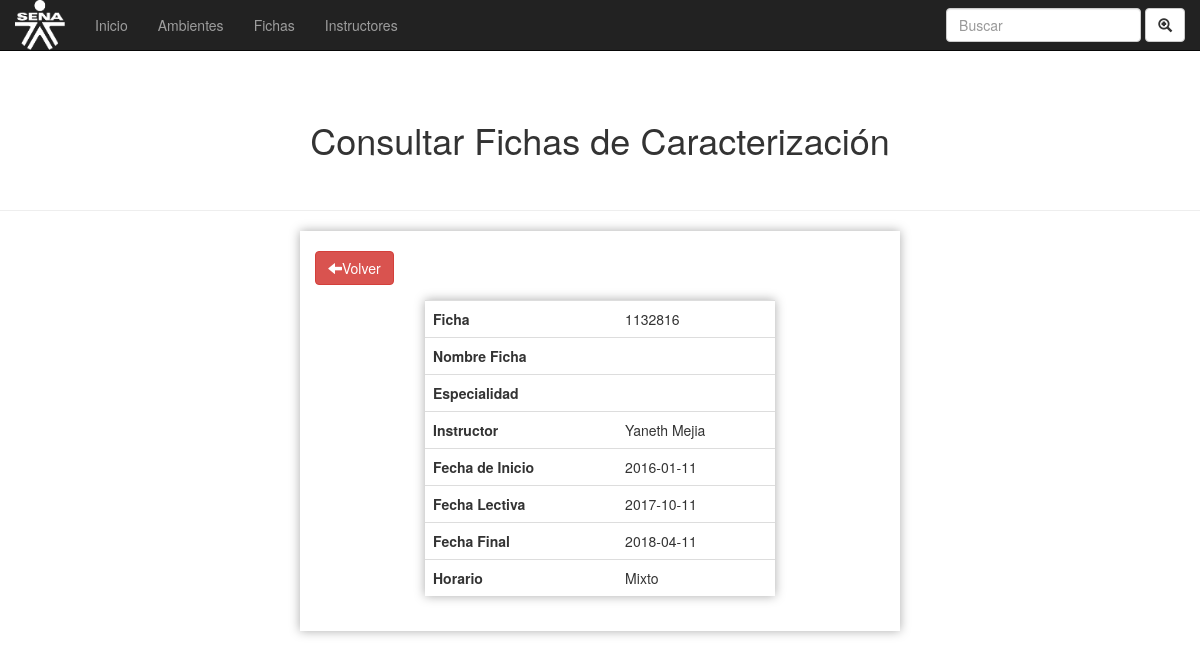
The page /fichas/consultar_ficha.php?id=1 on the database its author committed.
### tables this page shows
CREATE TABLE IF NOT EXISTS `fichas` (
`id` int(11) NOT NULL,
  `ficha` int(100) NOT NULL,
  `especializacion` varchar(100) NOT NULL,
  `instructor` varchar(100) NOT NULL,
  `fecha_inicio` date NOT NULL,
  `fecha_lectiva` date NOT NULL,
  `fecha_final` date NOT NULL,
  `horario` text NOT NULL
);

### fichas/consultar_ficha.php (the view, shortened to what this page needs)
<!DOCTYPE html>
<html lang="en">
<head>
	<link rel="stylesheet" href="css/bootstrap.min.css">
	<link rel="stylesheet" href="css/custom.css">
	<link rel="stylesheet" href="css/index.css">
</head>
<body>
	<?php
	if ($_GET) {
	 	$id = $_GET['id'];
	 	$conexion = mysqli_connect('localhost', 'root', '', 'programacion_trimestral');
	 	$insertar = mysqli_query($conexion, "SELECT * FROM fichas WHERE id=$id");
	 	$row = mysqli_fetch_array($insertar);
	 }
	 ?>
	 <nav class="navbar navbar-inverse navbar-fixed-top">
		  <div class="container-fluid">
		    <div class="navbar-header">
		      <a class="navbar-brand" href="#"><img  src="imgs/sena.png" class="img-rounded" width="100" height="100"></a>
		    </div>
		    <ul class="nav navbar-nav">
		      <li><a href="../index.php">Inicio</a></li>
		      <li><a href="../ambientes/ambientes.php">Ambientes</a></li>
		      <li><a href="#">Fichas</a></li>
		      <li><a href="../instructores/gestionarIns.php">Instructores</a></li>
		    </ul>
		    <form class="navbar-form navbar-right">
		      <div class="form-group">
		        <input type="text" class="form-control" placeholder="Buscar">
		      </div>
		      <button type="submit" class="btn btn-default"><i class="glyphicon glyphicon-zoom-in"></i></button>
		    </form>
		  </div>
		</nav>
		<br>
	<div class="container-fluid mov">
		<div class="row">
		<br>
			<h1 class="text-center">Consultar Fichas de Caracterización</h1>
			<br>
			<hr>
			<div class="col-md-6 col-md-offset-3 box">
				<div class="panel-default">
				<br>
					<a href="index_ficha.php" class="btn btn-danger"><i class="glyphicon glyphicon-arrow-left"></i>Volver</a>
					<div class="panel-body">
						<div class="row">
							<div class="col-md-8 col-md-offset-2">
								<table class="table table-hover box">
									<tr>
										<td><strong>Ficha</strong></td>
										<td><?php echo $row['ficha'] ?></td>
									</tr>
									<tr>
										<td><strong>Nombre Ficha</strong></td>
										<td><?php echo $row['nombre'] ?></td>
									</tr>
									<tr>
										<td><strong>Especialidad</strong></td>
										<td><?php echo $row['especialidad'] ?></td>
									</tr>
									<tr>
										<td><strong>Instructor</strong></td>
										<td><?php echo $row['instructor'] ?></td>
									</tr>
									<tr>
										<td><strong>Fecha de Inicio</strong></td>
										<td><?php echo $row['fecha_inicio'] ?></td>
									</tr>
									<tr>
										<td><strong>Fecha Lectiva</strong></td>
										<td><?php echo $row['fecha_lectiva'] ?></td>
									</tr>
									<tr>
										<td><strong>Fecha Final</strong></td>
										<td><?php echo $row['fecha_final']?></td>
									</tr>
									<tr>
										<td><strong>Horario</strong></td>
										<td><?php echo $row['horario'] ?></td>
									</tr>
								</table>
							</div>
						</div>
					</div>
				</div>
			</div>
		</div>
	</div>
</body>
</html>

### fichas/css/custom.css (style rules this page uses)
body { background-color: white; }
.box { box-shadow: 0px 0px 10px 0px #aaa !important; }

### fichas/css/index.css (style rules this page uses)
img { height: 50px; width: 50px; top: -15px; position: relative; }
div.mov { margin-top: 60px; }

### rows shown on the page
fichas: ficha "1132816", instructor "Yaneth Mejia", fecha_inicio "2016-01-11", fecha_lectiva "2017-10-11", fecha_final "2018-04-11", horario "Mixto"
